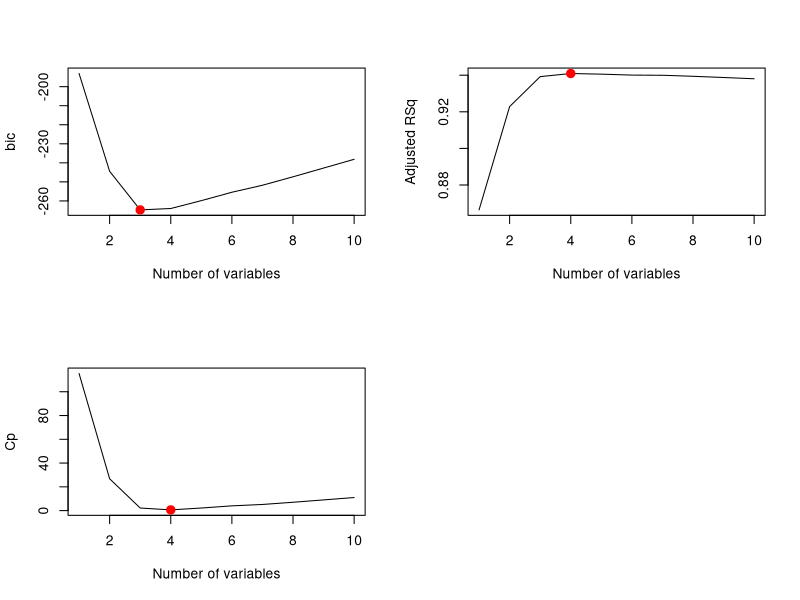
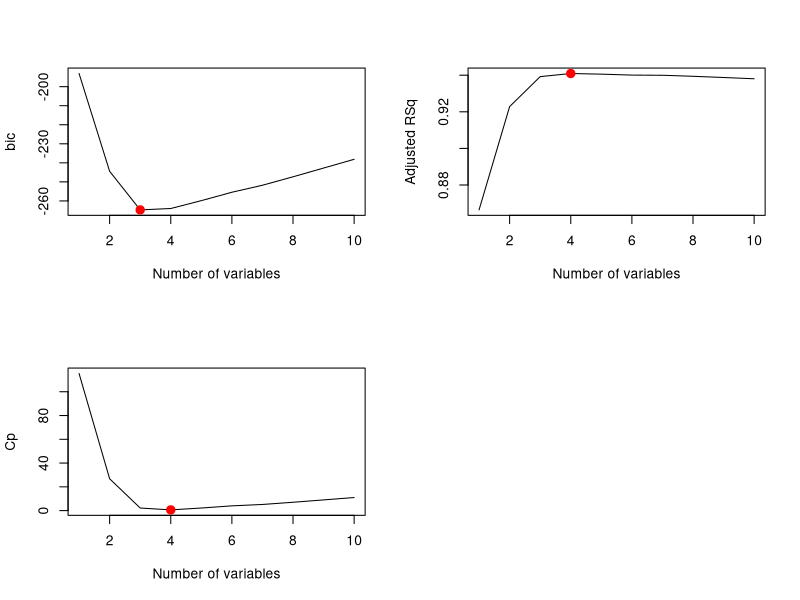
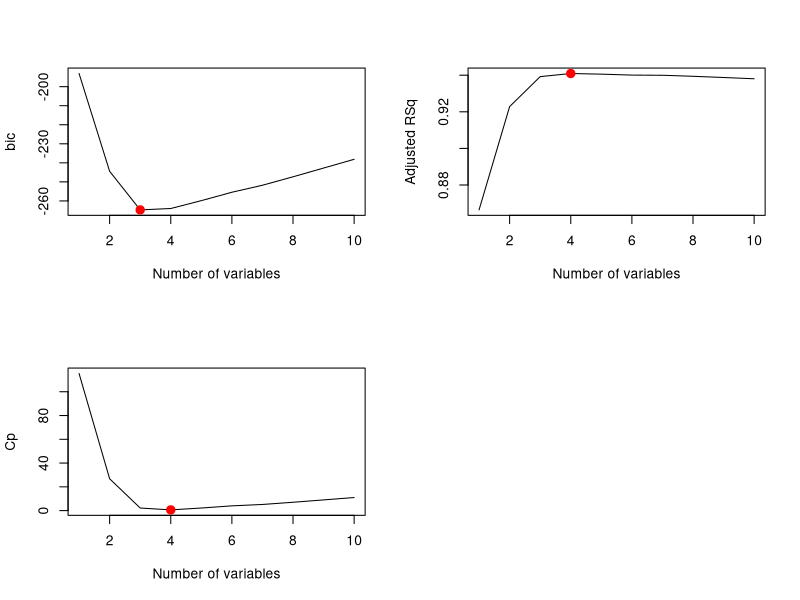
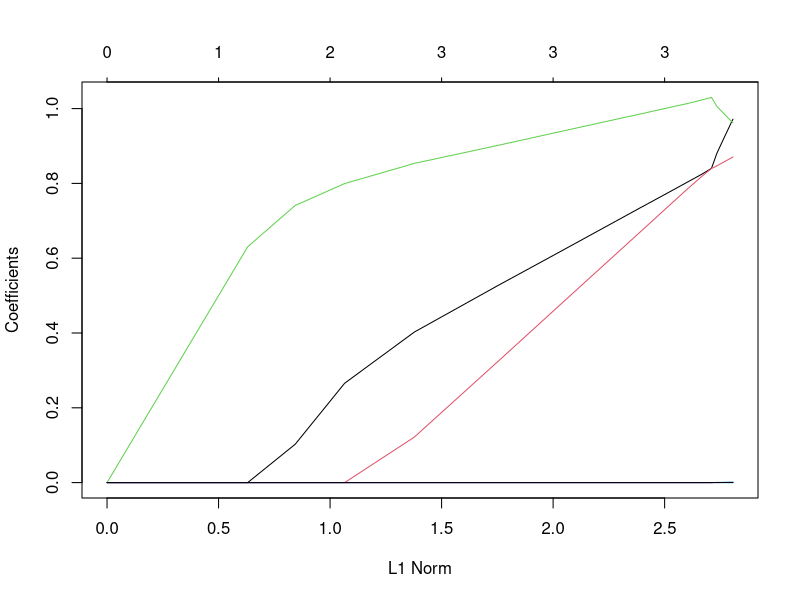
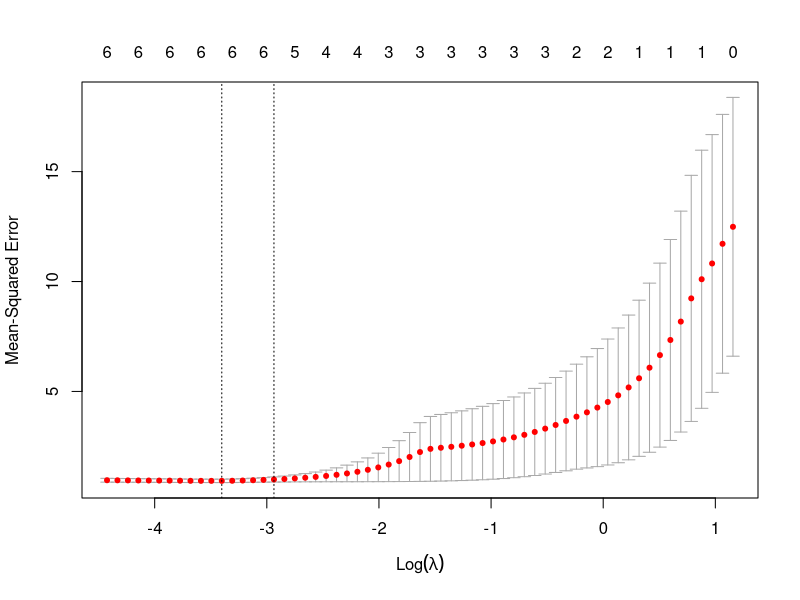

Generate these figures, in order, with R:
## ---- chunk 1
      set.seed(1)
      X=rnorm(100)
      eps=rnorm(100)

## ---- chunk 2
      X2=X^2
      X3=X^3
      #beta0=1
      #beta1=2
      #beta2=-3
      #beta3=0.3
      
      beta0=1
      beta1=1
      beta2=1
      beta3=1
      Y=beta0+beta1*X+beta2*X2+beta3*X3+eps
## ---- chunk 3
      library(leaps)
      df=data.frame(y=Y,x=X)
      regfit.X=regsubsets(y~poly(x,10,raw=T), data=df, nvmax=10)
      regfitx.summary=summary(regfit.X)

      par(mfrow=c(2,2))
      
      plot(regfitx.summary$bic, xlab="Number of variables", ylab="bic",type = "l")
      k=which.min(regfitx.summary$bic)
      points(k,regfitx.summary$bic[k],col="red",cex=2,pch=20)
      
      plot(regfitx.summary$adjr2, xlab="Number of variables", ylab="Adjusted RSq",type = "l")
      k=which.max(regfitx.summary$adjr2)
      points(k,regfitx.summary$adjr2[k],col="red",cex=2,pch=20)
      
      plot(regfitx.summary$cp, xlab="Number of variables", ylab="Cp",type="l")
      k=which.min(regfitx.summary$cp)
      points(k,regfitx.summary$cp[k],col="red",cex=2,pch=20)
      
      coefficients(regfit.X,3)
      coefficients(regfit.X,4)
## ---- chunk 4
      regfit.fwd=regsubsets(y~poly(x,10,raw=T), data=df, nvmax=10, method="forward")
      regfitfwd.summary=summary(regfit.X)

      par(mfrow=c(2,2))
      
      plot(regfitfwd.summary$bic, xlab="Number of variables", ylab="bic",type = "l")
      k=which.min(regfitfwd.summary$bic)
      points(k,regfitfwd.summary$bic[k],col="red",cex=2,pch=20)
      
      plot(regfitfwd.summary$adjr2, xlab="Number of variables", ylab="Adjusted RSq",type = "l")
      k=which.max(regfitfwd.summary$adjr2)
      points(k,regfitfwd.summary$adjr2[k],col="red",cex=2,pch=20)
      
      plot(regfitfwd.summary$cp, xlab="Number of variables", ylab="Cp",type="l")
      k=which.min(regfitfwd.summary$cp)
      points(k,regfitfwd.summary$cp[k],col="red",cex=2,pch=20)
      
      coefficients(regfit.fwd,3)
      coefficients(regfit.fwd,4) 
## ---- chunk 5
      #Backward
      regfit.bwd=regsubsets(y~poly(x,10,raw=T), data=df, nvmax=10, method="backward")
      regfitbwd.summary=summary(regfit.X)

      par(mfrow=c(2,2))
      plot(regfitbwd.summary$bic, xlab="Number of variables", ylab="bic",type = "l")
      k=which.min(regfitbwd.summary$bic)
      k
      points(k,regfitbwd.summary$bic[k],col="red",cex=2,pch=20)
      
      plot(regfitbwd.summary$adjr2, xlab="Number of variables", ylab="Adjusted RSq",type = "l")
      k=which.max(regfitbwd.summary$adjr2)
      k
      points(k,regfitbwd.summary$adjr2[k],col="red",cex=2,pch=20)
      
      plot(regfitbwd.summary$cp, xlab="Number of variables", ylab="Cp",type="l")
      k=which.min(regfitbwd.summary$cp)
      k
      points(k,regfitbwd.summary$cp[k],col="red",cex=2,pch=20)
      
      coefficients(regfit.bwd,3)
      coefficients(regfit.bwd,4)
      
## ---- chunk 6
      par(mfrow=c(1,1))
      library(glmnet)
      xnew=model.matrix(y~poly(x,10,raw=T),data=df)[,-1]
      grid=10^seq(10,-2,length=100)
      
      set.seed(1)
      train=sample(1:nrow(xnew),nrow(xnew)/2)
      test=(-train)
      Y.test=Y[test]
      
      lasso.mod=glmnet(xnew[train,],Y[train], alpha=1,lambda=grid)
      plot(lasso.mod)
      
      cv.out=cv.glmnet(xnew[train,], Y[train], alpha=1)
      plot(cv.out)
      bestlam=cv.out$lambda.min
      
      lasso.pred=predict(lasso.mod,s=bestlam,newx=xnew[test,])
